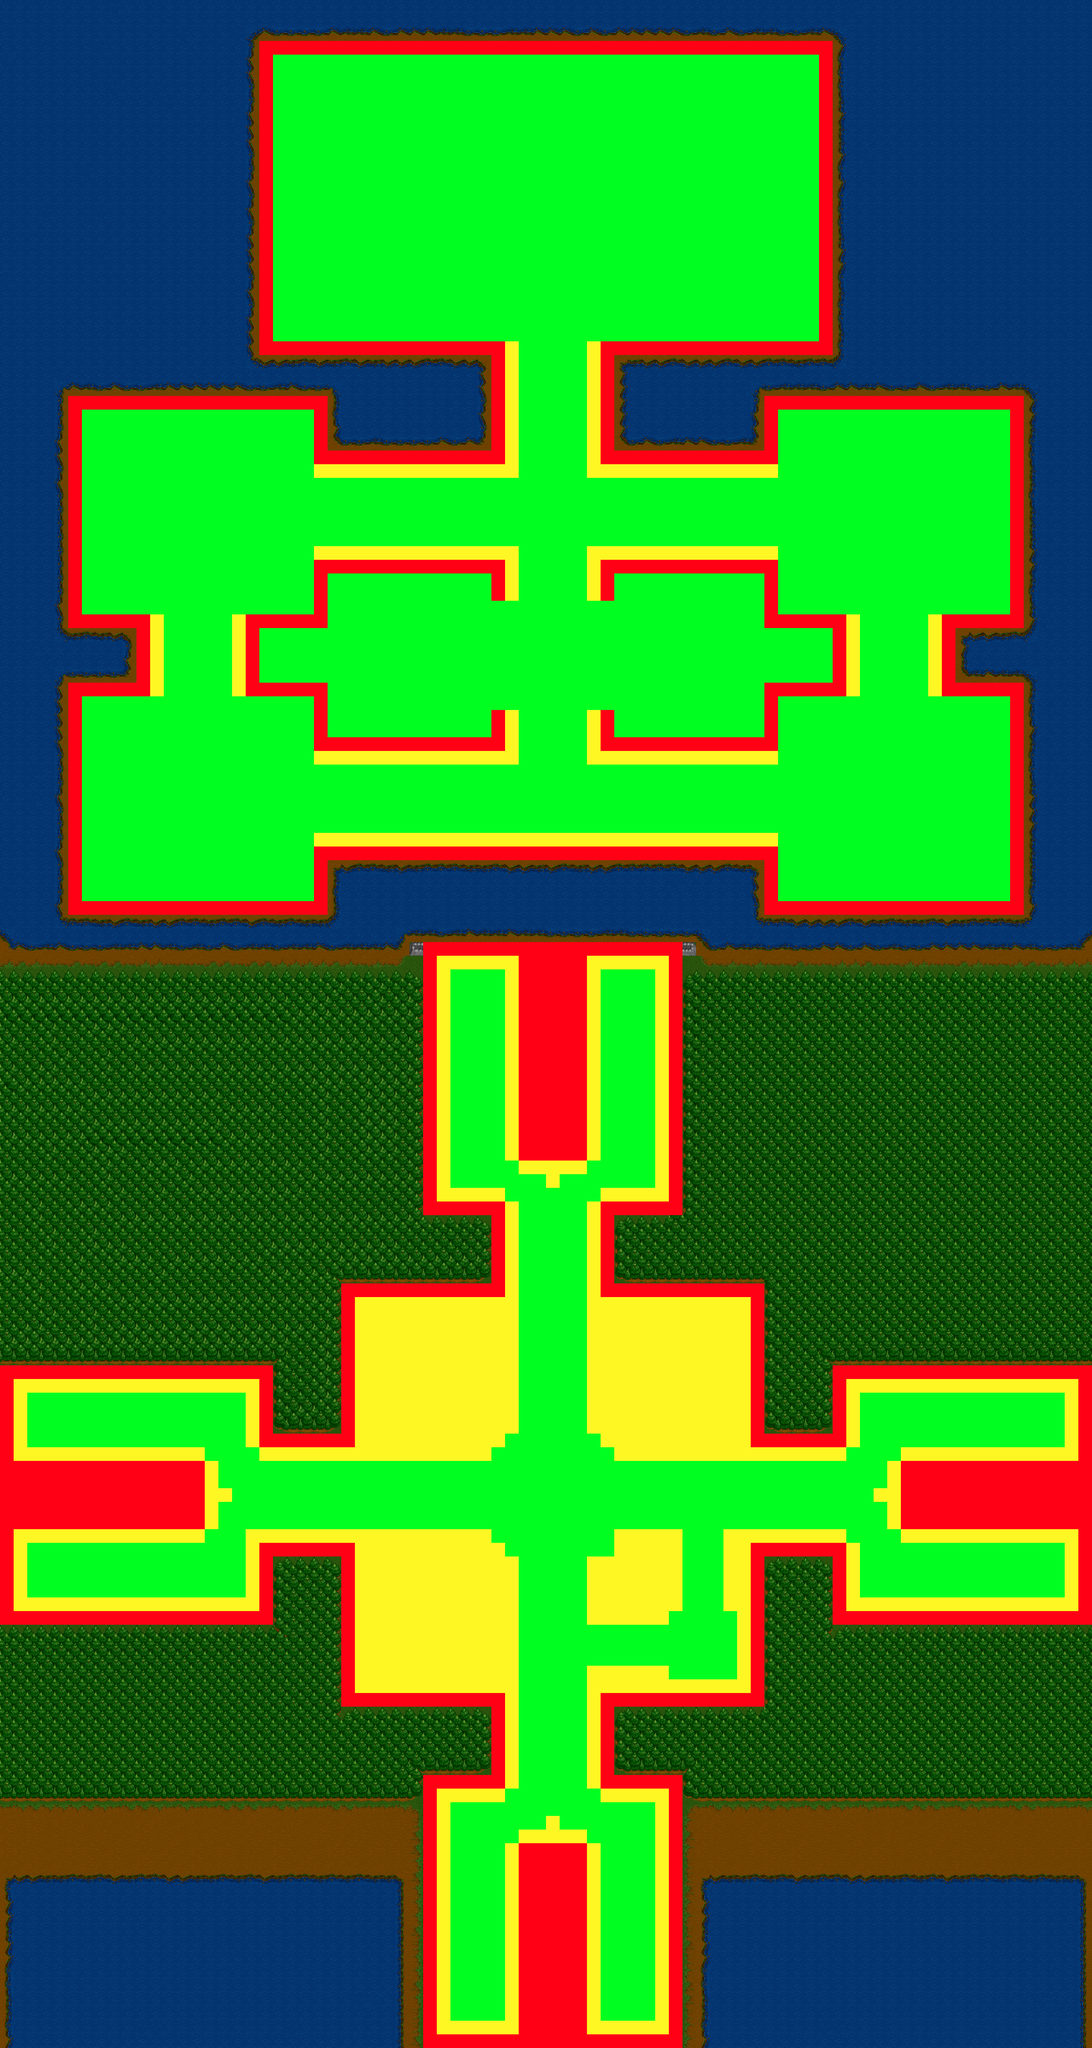

Tiled map render using the project's own tile images. Description and the map definition, with tile-layer contents summarised, below:
An orthogonal 80x150 tile map with 32x32 px tiles, 2 tile layers (BaseLayer, WalkebleLayer), 2 tilesets and 134 objects.

<map version="1.0" orientation="orthogonal" renderorder="right-down" width="80" height="150" tilewidth="32" tileheight="32" nextobjectid="185">
 <tileset firstgid="1" name="Wc2-Tiles" tilewidth="32" tileheight="32" tilecount="380" columns="19">
  <image source="../Wc2-Tiles.png" width="608" height="640" />
 </tileset>
 <tileset firstgid="381" name="debugsheet" tilewidth="32" tileheight="32" tilecount="3" columns="3">
  <image source="../debugsheet.png" width="96" height="32" />
 </tileset>
 <layer name="BaseLayer" width="80" height="150">
  <data>[12000 cells, 12000 non-empty, 101 distinct tile ids]</data>
 </layer>
 <layer name="WalkebleLayer" width="80" height="150">
  <data>[12000 cells, 6035 non-empty, 3 distinct tile ids]</data>
 </layer>
 <objectgroup name="MiniBoss_1">
  <object id="120" x="192" y="960" width="544" height="480" />
 </objectgroup>
 <objectgroup name="MiniBoss_2">
  <object id="121" x="192" y="1632" width="544" height="480" />
 </objectgroup>
 <objectgroup name="MiniBoss_3">
  <object id="122" x="1824" y="1632" width="544" height="480" />
 </objectgroup>
 <objectgroup name="MiniBoss_4">
  <object id="123" x="1824" y="960" width="544" height="480" />
 </objectgroup>
 <objectgroup name="FinalBoss">
  <object id="124" x="640" y="128" width="1280" height="672" />
 </objectgroup>
 <objectgroup name="Shop">
  <object id="115" x="1280" y="4256" width="32" height="32" />
  <object id="116" x="512" y="3488" width="32" height="32" />
  <object id="117" x="1280" y="2752" width="32" height="32" />
  <object id="118" x="2048" y="3488" width="32" height="32" />
 </objectgroup>
 <objectgroup name="HitBoxes">
  <object id="11" x="800" y="3008" width="384" height="32" />
  <object id="12" x="1152" y="2816" width="32" height="192" />
  <object id="13" x="992" y="2816" width="160" height="32" />
  <object id="14" x="992" y="2208" width="32" height="608" />
  <object id="15" x="800" y="3040" width="32" height="352" />
  <object id="16" x="608" y="3360" width="192" height="32" />
  <object id="17" x="608" y="3200" width="32" height="160" />
  <object id="18" x="0" y="3200" width="608" height="32" />
  <object id="19" x="0" y="3232" width="32" height="576" />
  <object id="20" x="32" y="3424" width="448" height="160" />
  <object id="21" x="32" y="3776" width="608" height="32" />
  <object id="22" x="608" y="3616" width="32" height="160" />
  <object id="23" x="640" y="3616" width="192" height="32" />
  <object id="24" x="800" y="3648" width="32" height="352" />
  <object id="25" x="832" y="3968" width="352" height="32" />
  <object id="26" x="1152" y="4000" width="32" height="192" />
  <object id="27" x="992" y="4160" width="160" height="32" />
  <object id="28" x="992" y="4192" width="32" height="608" />
  <object id="29" x="1024" y="4768" width="576" height="32" />
  <object id="30" x="1568" y="4160" width="32" height="608" />
  <object id="31" x="1408" y="4160" width="160" height="32" />
  <object id="32" x="1408" y="3968" width="32" height="192" />
  <object id="33" x="1440" y="3968" width="352" height="32" />
  <object id="34" x="1760" y="3648" width="32" height="320" />
  <object id="35" x="1760" y="3616" width="224" height="32" />
  <object id="36" x="1952" y="3648" width="32" height="160" />
  <object id="38" x="1984" y="3776" width="576" height="32" />
  <object id="39" x="2528" y="3200" width="32" height="576" />
  <object id="40" x="2112" y="3424" width="416" height="160" />
  <object id="41" x="1952" y="3200" width="576" height="32" />
  <object id="42" x="1952" y="3232" width="32" height="160" />
  <object id="44" x="1760" y="3360" width="192" height="32" />
  <object id="45" x="1760" y="3008" width="32" height="352" />
  <object id="46" x="1408" y="3008" width="352" height="32" />
  <object id="48" x="1216" y="4320" width="160" height="448" />
  <object id="49" x="1408" y="2816" width="32" height="192" />
  <object id="52" x="1024" y="2208" width="544" height="32" />
  <object id="53" x="1216" y="2240" width="160" height="480" />
  <object id="125" x="768" y="1984" width="1024" height="32" />
  <object id="127" x="736" y="1984" width="32" height="160" />
  <object id="128" x="160" y="2112" width="576" height="32" />
  <object id="129" x="160" y="1600" width="32" height="512" />
  <object id="130" x="192" y="1600" width="160" height="32" />
  <object id="131" x="320" y="1440" width="32" height="160" />
  <object id="132" x="160" y="928" width="32" height="544" />
  <object id="133" x="192" y="1440" width="128" height="32" />
  <object id="134" x="576" y="1440" width="32" height="160" />
  <object id="136" x="576" y="1600" width="192" height="32" />
  <object id="137" x="608" y="1440" width="160" height="32" />
  <object id="138" x="736" y="1312" width="32" height="128" />
  <object id="139" x="768" y="1312" width="416" height="32" />
  <object id="140" x="1152" y="1344" width="32" height="64" />
  <object id="141" x="736" y="1632" width="32" height="128" />
  <object id="144" x="1792" y="1600" width="32" height="128" />
  <object id="145" x="1824" y="1600" width="160" height="32" />
  <object id="146" x="1952" y="1440" width="32" height="160" />
  <object id="147" x="1824" y="1440" width="128" height="32" />
  <object id="148" x="1792" y="1312" width="32" height="160" />
  <object id="149" x="1408" y="1312" width="384" height="32" />
  <object id="150" x="1408" y="1344" width="32" height="64" />
  <object id="151" x="1792" y="1984" width="32" height="160" />
  <object id="152" x="1824" y="2112" width="576" height="32" />
  <object id="153" x="2368" y="1600" width="32" height="512" />
  <object id="154" x="2240" y="1600" width="128" height="32" />
  <object id="155" x="2208" y="1440" width="32" height="192" />
  <object id="156" x="2240" y="1440" width="160" height="32" />
  <object id="157" x="2368" y="928" width="32" height="512" />
  <object id="158" x="1792" y="928" width="576" height="32" />
  <object id="159" x="1792" y="960" width="32" height="128" />
  <object id="160" x="1408" y="1056" width="384" height="32" />
  <object id="161" x="1408" y="800" width="32" height="256" />
  <object id="162" x="192" y="928" width="576" height="32" />
  <object id="163" x="736" y="960" width="32" height="128" />
  <object id="164" x="768" y="1056" width="416" height="32" />
  <object id="165" x="1152" y="800" width="32" height="256" />
  <object id="166" x="608" y="800" width="544" height="32" />
  <object id="167" x="608" y="96" width="32" height="704" />
  <object id="168" x="640" y="96" width="1312" height="32" />
  <object id="170" x="1920" y="128" width="32" height="672" />
  <object id="171" x="1440" y="800" width="512" height="32" />
  <object id="174" x="768" y="1728" width="416" height="32" />
  <object id="175" x="1152" y="1664" width="32" height="64" />
  <object id="176" x="1408" y="1664" width="32" height="64" />
  <object id="177" x="1408" y="1728" width="416" height="32" />
  <object id="180" x="1568" y="2208" width="32" height="608" />
  <object id="181" x="1440" y="2816" width="160" height="32" />
 </objectgroup>
 <objectgroup name="Teleport">
  <object id="178" x="1280" y="1536" width="32" height="32" />
  <object id="179" x="1632" y="3840" width="32" height="32" />
 </objectgroup>
 <objectgroup name="EnemieTower">
  <object id="59" x="160" y="3264" width="32" height="32" />
  <object id="60" x="160" y="3360" width="32" height="32" />
  <object id="61" x="160" y="3616" width="32" height="32" />
  <object id="62" x="160" y="3712" width="32" height="32" />
  </objectgroup>
 <objectgroup name="EnemieSpawner">
  <!-- 8 objects omitted --></objectgroup>
 <objectgroup name="HeroTower">
  <!-- 8 objects omitted --></objectgroup>
 <objectgroup name="HeroCastle">
  <!-- 1 objects omitted --></objectgroup>
 <objectgroup name="HeroBalista">
  <!-- 4 objects omitted --></objectgroup>
</map>
<!-- 33 of 134 objects omitted -->
